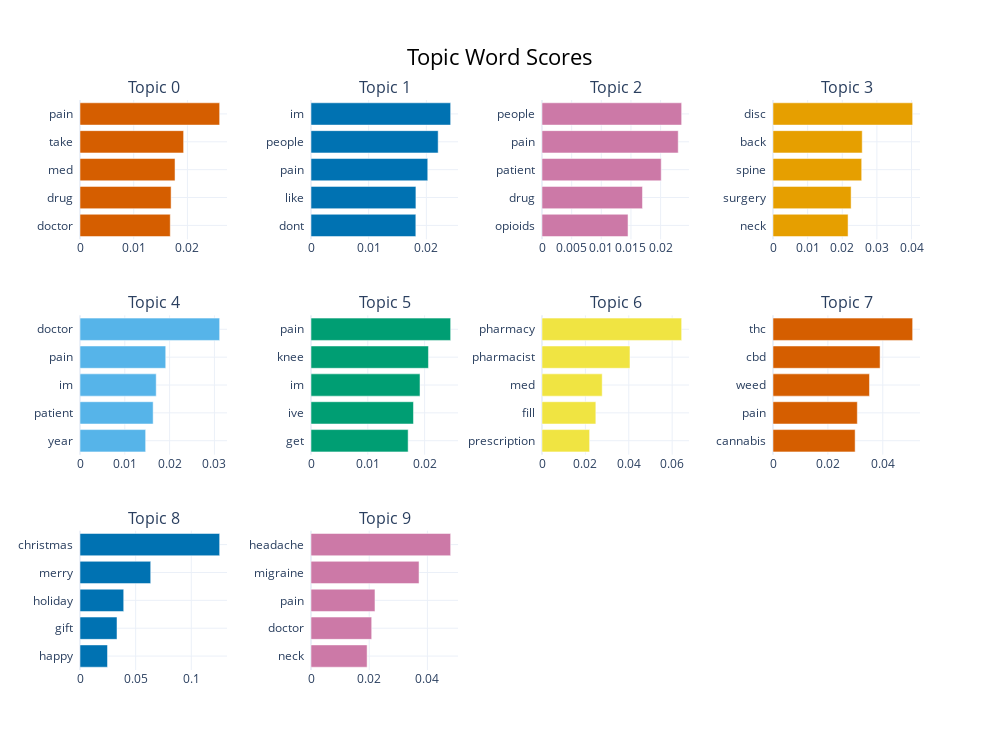

Notebook cell for this chart:
### Code cell
fig = topic_model.visualize_barchart(top_n_topics=10)
fig.show()

### Figure 1 — Plotly figure (JSON) as saved in the notebook; plotly's stock layout.template omitted (floating-point values rounded to 4 significant figures)
{"data": [{"marker": {"color": "#D55E00"}, "orientation": "h", "type": "bar", "x": [0.01681, 0.01696, 0.0177, 0.01929, 0.026], "xaxis": "x", "y": ["doctor  ", "drug  ", "med  ", "take  ", "pain  "], "yaxis": "y"}, {"marker": {"color": "#0072B2"}, "orientation": "h", "type": "bar", "x": [0.01818, 0.01819, 0.02024, 0.02205, 0.02421], "xaxis": "x2", "y": ["dont  ", "like  ", "pain  ", "people  ", "im  "], "yaxis": "y2"}, {"marker": {"color": "#CC79A7"}, "orientation": "h", "type": "bar", "x": [0.0145, 0.01694, 0.0201, 0.02297, 0.02355], "xaxis": "x3", "y": ["opioids  ", "drug  ", "patient  ", "pain  ", "people  "], "yaxis": "y3"}, {"marker": {"color": "#E69F00"}, "orientation": "h", "type": "bar", "x": [0.02168, 0.02256, 0.02561, 0.02577, 0.04033], "xaxis": "x4", "y": ["neck  ", "surgery  ", "spine  ", "back  ", "disc  "], "yaxis": "y4"}, {"marker": {"color": "#56B4E9"}, "orientation": "h", "type": "bar", "x": [0.01465, 0.01633, 0.01701, 0.01913, 0.03117], "xaxis": "x5", "y": ["year  ", "patient  ", "im  ", "pain  ", "doctor  "], "yaxis": "y5"}, {"marker": {"color": "#009E73"}, "orientation": "h", "type": "bar", "x": [0.0171, 0.01804, 0.01919, 0.02068, 0.02458], "xaxis": "x6", "y": ["get  ", "ive  ", "im  ", "knee  ", "pain  "], "yaxis": "y6"}, {"marker": {"color": "#F0E442"}, "orientation": "h", "type": "bar", "x": [0.02195, 0.02481, 0.02775, 0.04056, 0.06437], "xaxis": "x7", "y": ["prescription  ", "fill  ", "med  ", "pharmacist  ", "pharmacy  "], "yaxis": "y7"}, {"marker": {"color": "#D55E00"}, "orientation": "h", "type": "bar", "x": [0.02993, 0.03073, 0.03516, 0.03902, 0.05089], "xaxis": "x8", "y": ["cannabis  ", "pain  ", "weed  ", "cbd  ", "thc  "], "yaxis": "y8"}, {"marker": {"color": "#0072B2"}, "orientation": "h", "type": "bar", "x": [0.02472, 0.03324, 0.03928, 0.06353, 0.1255], "xaxis": "x9", "y": ["happy  ", "gift  ", "holiday  ", "merry  ", "christmas  "], "yaxis": "y9"}, {"marker": {"color": "#CC79A7"}, "orientation": "h", "type": "bar", "x": [0.01928, 0.02086, 0.02198, 0.03713, 0.04799], "xaxis": "x10", "y": ["neck  ", "doctor  ", "pain  ", "migraine  ", "headache  "], "yaxis": "y10"}], "layout": {"annotations": [{"font": {"size": 16}, "showarrow": false, "text": "Topic 0", "x": 0.0875, "xanchor": "center", "xref": "paper", "y": 1, "yanchor": "bottom", "yref": "paper"}, {"font": {"size": 16}, "showarrow": false, "text": "Topic 1", "x": 0.3625, "xanchor": "center", "xref": "paper", "y": 1, "yanchor": "bottom", "yref": "paper"}, {"font": {"size": 16}, "showarrow": false, "text": "Topic 2", "x": 0.6375, "xanchor": "center", "xref": "paper", "y": 1, "yanchor": "bottom", "yref": "paper"}, {"font": {"size": 16}, "showarrow": false, "text": "Topic 3", "x": 0.9125, "xanchor": "center", "xref": "paper", "y": 1, "yanchor": "bottom", "yref": "paper"}, {"font": {"size": 16}, "showarrow": false, "text": "Topic 4", "x": 0.0875, "xanchor": "center", "xref": "paper", "y": 0.6222, "yanchor": "bottom", "yref": "paper"}, {"font": {"size": 16}, "showarrow": false, "text": "Topic 5", "x": 0.3625, "xanchor": "center", "xref": "paper", "y": 0.6222, "yanchor": "bottom", "yref": "paper"}, {"font": {"size": 16}, "showarrow": false, "text": "Topic 6", "x": 0.6375, "xanchor": "center", "xref": "paper", "y": 0.6222, "yanchor": "bottom", "yref": "paper"}, {"font": {"size": 16}, "showarrow": false, "text": "Topic 7", "x": 0.9125, "xanchor": "center", "xref": "paper", "y": 0.6222, "yanchor": "bottom", "yref": "paper"}, {"font": {"size": 16}, "showarrow": false, "text": "Topic 8", "x": 0.0875, "xanchor": "center", "xref": "paper", "y": 0.2444, "yanchor": "bottom", "yref": "paper"}, {"font": {"size": 16}, "showarrow": false, "text": "Topic 9", "x": 0.3625, "xanchor": "center", "xref": "paper", "y": 0.2444, "yanchor": "bottom", "yref": "paper"}], "height": 750, "hoverlabel": {"bgcolor": "white", "font": {"family": "Rockwell", "size": 16}}, "showlegend": false, "title": {"font": {"color": "Black", "size": 22}, "text": "Topic Word Scores", "x": 0.5, "xanchor": "center", "yanchor": "top"}, "width": 1000, "xaxis": {"anchor": "y", "domain": [0, 0.175], "showgrid": true}, "xaxis10": {"anchor": "y10", "domain": [0.275, 0.45], "showgrid": true}, "xaxis11": {"anchor": "y11", "domain": [0.55, 0.725], "showgrid": true}, "xaxis12": {"anchor": "y12", "domain": [0.825, 1], "showgrid": true}, "xaxis2": {"anchor": "y2", "domain": [0.275, 0.45], "showgrid": true}, "xaxis3": {"anchor": "y3", "domain": [0.55, 0.725], "showgrid": true}, "xaxis4": {"anchor": "y4", "domain": [0.825, 1], "showgrid": true}, "xaxis5": {"anchor": "y5", "domain": [0, 0.175], "showgrid": true}, "xaxis6": {"anchor": "y6", "domain": [0.275, 0.45], "showgrid": true}, "xaxis7": {"anchor": "y7", "domain": [0.55, 0.725], "showgrid": true}, "xaxis8": {"anchor": "y8", "domain": [0.825, 1], "showgrid": true}, "xaxis9": {"anchor": "y9", "domain": [0, 0.175], "showgrid": true}, "yaxis": {"anchor": "x", "domain": [0.7556, 1], "showgrid": true}, "yaxis10": {"anchor": "x10", "domain": [0, 0.2444], "showgrid": true}, "yaxis11": {"anchor": "x11", "domain": [0, 0.2444], "showgrid": true}, "yaxis12": {"anchor": "x12", "domain": [0, 0.2444], "showgrid": true}, "yaxis2": {"anchor": "x2", "domain": [0.7556, 1], "showgrid": true}, "yaxis3": {"anchor": "x3", "domain": [0.7556, 1], "showgrid": true}, "yaxis4": {"anchor": "x4", "domain": [0.7556, 1], "showgrid": true}, "yaxis5": {"anchor": "x5", "domain": [0.3778, 0.6222], "showgrid": true}, "yaxis6": {"anchor": "x6", "domain": [0.3778, 0.6222], "showgrid": true}, "yaxis7": {"anchor": "x7", "domain": [0.3778, 0.6222], "showgrid": true}, "yaxis8": {"anchor": "x8", "domain": [0.3778, 0.6222], "showgrid": true}, "yaxis9": {"anchor": "x9", "domain": [0, 0.2444], "showgrid": true}}}
